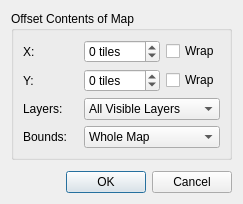
<?xml version="1.0" encoding="UTF-8"?>
<ui version="4.0">
 <class>OffsetMapDialog</class>
 <widget class="QDialog" name="OffsetMapDialog">
  <property name="enabled">
   <bool>true</bool>
  </property>
  <property name="geometry">
   <rect>
    <x>0</x>
    <y>0</y>
    <width>282</width>
    <height>244</height>
   </rect>
  </property>
  <property name="windowTitle">
   <string>Offset Map</string>
  </property>
  <property name="autoFillBackground">
   <bool>false</bool>
  </property>
  <layout class="QVBoxLayout" name="verticalLayout_5">
   <property name="sizeConstraint">
    <enum>QLayout::SizeConstraint::SetFixedSize</enum>
   </property>
   <item>
    <widget class="QGroupBox" name="offsetGroup">
     <property name="title">
      <string>Offset Contents of Map</string>
     </property>
     <layout class="QGridLayout" name="gridLayout">
      <item row="2" column="0">
       <widget class="QLabel" name="labelX">
        <property name="text">
         <string>X:</string>
        </property>
       </widget>
      </item>
      <item row="2" column="2">
       <widget class="Tiled::ExpressionSpinBox" name="xOffset">
        <property name="enabled">
         <bool>true</bool>
        </property>
        <property name="suffix">
         <string> tiles</string>
        </property>
        <property name="minimum">
         <number>-999</number>
        </property>
        <property name="maximum">
         <number>999</number>
        </property>
        <property name="value">
         <number>0</number>
        </property>
       </widget>
      </item>
      <item row="2" column="3">
       <widget class="QCheckBox" name="wrapX">
        <property name="text">
         <string>Wrap</string>
        </property>
       </widget>
      </item>
      <item row="4" column="0">
       <widget class="QLabel" name="labelY">
        <property name="text">
         <string>Y:</string>
        </property>
       </widget>
      </item>
      <item row="4" column="1">
       <spacer name="horizontalSpacer">
        <property name="orientation">
         <enum>Qt::Orientation::Horizontal</enum>
        </property>
        <property name="sizeType">
         <enum>QSizePolicy::Policy::Fixed</enum>
        </property>
        <property name="sizeHint" stdset="0">
         <size>
          <width>10</width>
          <height>20</height>
         </size>
        </property>
       </spacer>
      </item>
      <item row="4" column="2">
       <widget class="Tiled::ExpressionSpinBox" name="yOffset">
        <property name="suffix">
         <string> tiles</string>
        </property>
        <property name="minimum">
         <number>-999</number>
        </property>
        <property name="maximum">
         <number>999</number>
        </property>
        <property name="value">
         <number>0</number>
        </property>
       </widget>
      </item>
      <item row="4" column="3">
       <widget class="QCheckBox" name="wrapY">
        <property name="text">
         <string>Wrap</string>
        </property>
       </widget>
      </item>
      <item row="5" column="0">
       <widget class="QLabel" name="labelLayers">
        <property name="text">
         <string>Layers:</string>
        </property>
       </widget>
      </item>
      <item row="5" column="2" colspan="2">
       <widget class="QComboBox" name="layerSelection">
        <item>
         <property name="text">
          <string>All Visible Layers</string>
         </property>
        </item>
        <item>
         <property name="text">
          <string>All Layers</string>
         </property>
        </item>
        <item>
         <property name="text">
          <string>Selected Layers</string>
         </property>
        </item>
       </widget>
      </item>
      <item row="6" column="0">
       <widget class="QLabel" name="labelBounds">
        <property name="text">
         <string>Bounds:</string>
        </property>
       </widget>
      </item>
      <item row="6" column="2" colspan="2">
       <widget class="QComboBox" name="boundsSelection">
        <item>
         <property name="text">
          <string>Whole Map</string>
         </property>
        </item>
        <item>
         <property name="text">
          <string>Current Selection</string>
         </property>
        </item>
       </widget>
      </item>
     </layout>
    </widget>
   </item>
   <item>
    <spacer name="verticalSpacer">
     <property name="orientation">
      <enum>Qt::Orientation::Vertical</enum>
     </property>
     <property name="sizeType">
      <enum>QSizePolicy::Policy::MinimumExpanding</enum>
     </property>
     <property name="sizeHint" stdset="0">
      <size>
       <width>20</width>
       <height>5</height>
      </size>
     </property>
    </spacer>
   </item>
   <item>
    <widget class="QDialogButtonBox" name="buttonBox">
     <property name="orientation">
      <enum>Qt::Orientation::Horizontal</enum>
     </property>
     <property name="standardButtons">
      <set>QDialogButtonBox::StandardButton::Cancel|QDialogButtonBox::StandardButton::Ok</set>
     </property>
    </widget>
   </item>
  </layout>
 </widget>
 <customwidgets>
  <customwidget>
   <class>Tiled::ExpressionSpinBox</class>
   <extends>QSpinBox</extends>
   <header>expressionspinbox.h</header>
  </customwidget>
 </customwidgets>
 <resources/>
 <connections>
  <connection>
   <sender>buttonBox</sender>
   <signal>accepted()</signal>
   <receiver>OffsetMapDialog</receiver>
   <slot>accept()</slot>
   <hints>
    <hint type="sourcelabel">
     <x>248</x>
     <y>254</y>
    </hint>
    <hint type="destinationlabel">
     <x>157</x>
     <y>274</y>
    </hint>
   </hints>
  </connection>
  <connection>
   <sender>buttonBox</sender>
   <signal>rejected()</signal>
   <receiver>OffsetMapDialog</receiver>
   <slot>reject()</slot>
   <hints>
    <hint type="sourcelabel">
     <x>316</x>
     <y>260</y>
    </hint>
    <hint type="destinationlabel">
     <x>286</x>
     <y>274</y>
    </hint>
   </hints>
  </connection>
 </connections>
</ui>
